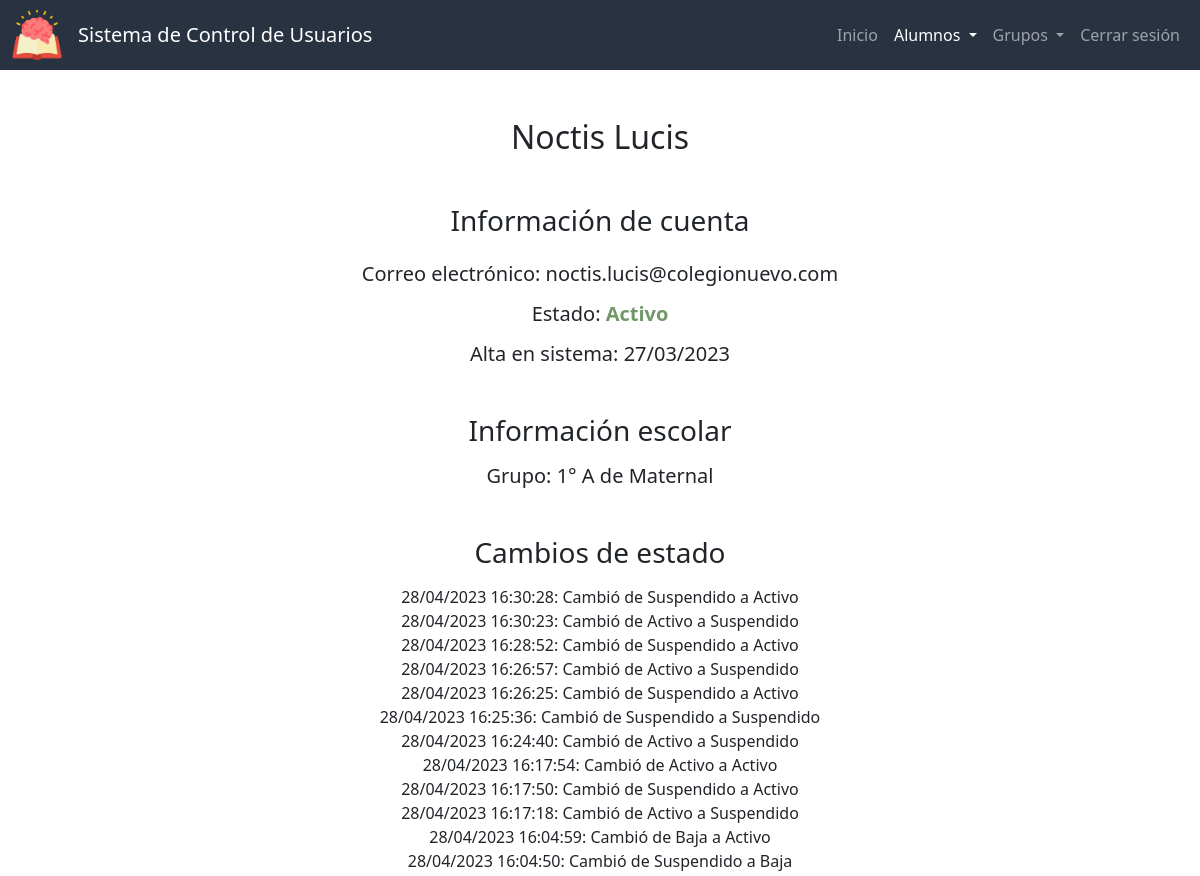
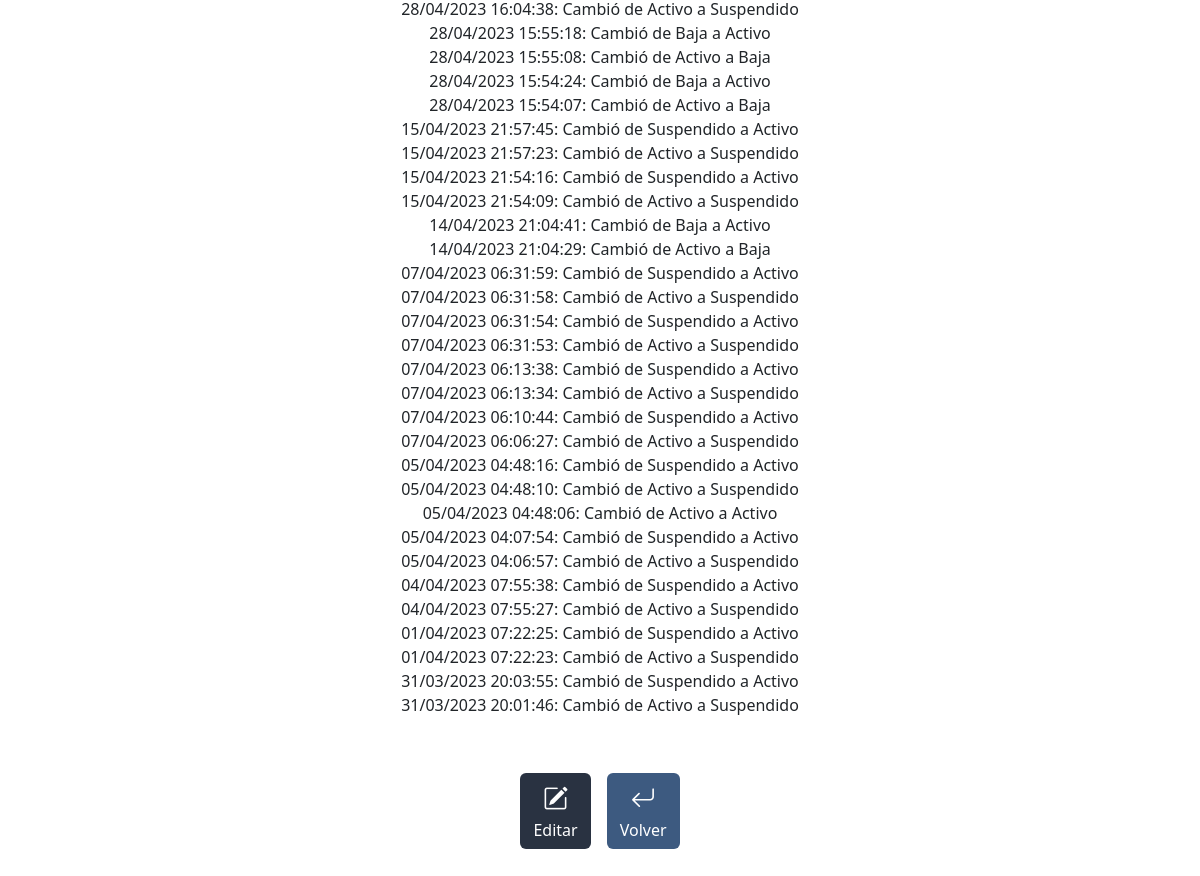
Screenshot of /ver_alumno?id=6 (signed in) with the database file from the repository (2 pictures, top to bottom).
### app.py (models this page shows, shortened)
class Alumnos(db.Model):
    id = db.Column(db.Integer, primary_key=True)
    nombre = db.Column(db.String(50), nullable=False)
    apellidos = db.Column(db.String(50), nullable=False)
    correo = db.Column(db.String(50), nullable=False, unique=True)
    estado = db.Column(db.Integer, nullable=False, default=0) # 0 - activo, 1 - suspendido, 2 - baja
    fecha_de_creacion = db.Column(db.DateTime, nullable=False, default=datetime.now)

class Grupos(db.Model):
    id = db.Column(db.Integer, primary_key=True)
    seccion = db.Column(db.String(50), nullable=False)
    grado = db.Column(db.Integer, nullable=False)
    grupo = db.Column(db.String(1), nullable=False)

class CambiosEstado(db.Model):
    id = db.Column(db.Integer, primary_key=True)
    id_alumno = db.Column(db.Integer, db.ForeignKey('alumnos.id'), nullable=False)
    fecha = db.Column(db.DateTime, nullable=False, default=datetime.utcnow)
    estado_anterior = db.Column(db.Integer, nullable=False)
    estado_nuevo = db.Column(db.Integer, nullable=False)

### app.py (the view)
@app.route('/ver_alumno')
@login_required
def ver_alumno():
    id = request.args.get("id")
    alumno = db.session.query(Alumnos).filter_by(id=id).first()
    cambios = db.session.query(CambiosEstado).filter_by(id_alumno=id).order_by(CambiosEstado.fecha.desc()).all()
    id_grupo = db.session.query(alumnos_por_grupo.c.id_grupo).filter_by(id_alumno=id).first()
    if id_grupo:
        id_grupo = id_grupo[0]
        grupo_actual = db.session.query(Grupos).filter_by(id=id_grupo).first()
    else:
        grupo_actual = None
    return render_template("ver_alumno.html", active="Alumno", grupo_actual=grupo_actual, alumno=alumno, colores=COLORES, cambios=cambios, estados=ESTADOSV)

### app.py (called while the page is built)
def login_required(f):
    @wraps(f)
    def decorated_function(*args, **kwargs):
        if session.get("user_id") is None:
            return redirect("/login")
        return f(*args, **kwargs)
    return decorated_function

### templates/ver_alumno.html (shortened to what this page needs)
{% extends "layout.html" %}
{% block main %}
    <h2 class="mb-5">{{ alumno.nombre }} {{ alumno.apellidos }}</h2>
    <h3 class="mb-4">Información de cuenta</h3>
    <h5 class="mb-3">Correo electrónico: {{ alumno.correo }}</h5>
    <h5 class="mb-3">Estado: <span style="color:{{ colores[estados[alumno.estado]] }}; font-weight: bold;">{{ estados[alumno.estado] }}</span></h5>
    <h5 class="mb-5">Alta en sistema: {{ alumno.fecha_de_creacion.strftime('%d/%m/%Y') }}</h5>
    <h3 class="mb-3">Información escolar</h3>
    <h5 class="mb-5">{% if grupo_actual %} Grupo: {% else %} No hay grupos para mostrar {% endif %}
        {% if grupo_actual.grado %} {{ grupo_actual.grado }}° {% set x=" de " %}{% endif %}
        {% if grupo_actual.grupo %}{{ grupo_actual.grupo }} {% set x=" de " %} {% endif %}
        {% if grupo_actual.seccion %}{{ x }}{{ grupo_actual.seccion }}{% endif %}
    </h5>
    {% if cambios %}
        <h3 class="mb-3">Cambios de estado</h3>
        <div class="mb-5" id="log">
            {% for cambio in cambios %}
                {{ cambio.fecha.strftime('%d/%m/%Y %H:%M:%S') }}: Cambió de {{ estados[cambio.estado_anterior] }} a {{ estados[cambio.estado_nuevo] }} <br>
            {% endfor %}
        </div>
    {% endif %}
    <div class="p-2 btn-group">
        <form action="/editar_alumno">
            <button type="submit" class="btn-bi btn color-primario mx-2" title="Editar"><i class="bi bi-pencil-square"></i><div>Editar</div></button>
        </form>
        <form action="/lista_alumnos">
            <button type="submit" class="btn-big btn ver mx-2" title="Volver"><i class="bi bi-arrow-return-left"></i><div>Volver</div></button>
        </form>
    </div>
{% endblock %}

### static/styles.css (style rules this page uses)
:root { --color-primario: #293241; --color-primario-active: #3b4f69; --color-primario-hover: #334458; --letra-primario: white; --letra-primario-inactive: #9A9EA5; --letra-primario-hover: #C9CBCF; --verde: #729869; --verde-active: #588559; --amarillo: #D69900; --amarillo-active: #b17900; --color-ver: #3D5A80; --color-ver-active: #5281a7; --gris: #a5a5a5; --gris-active: #969696; --gris-oscuro: #7c7c7c; --gris-oscuro-active: #646464; }
.color-primario { background-color: var(--color-primario); color: var(--letra-primario); }
.btn.edit, .btn-big { transition: transform 0.2s ease-in-out; }
.ver { background-color: var(--color-ver); color: var(--letra-primario); }
.bi { font-size: 25px; color: var(--letra-primario); }

### rows the page displays
Alumnos: nombre "Noctis", apellidos "Lucis", correo "noctis.lucis@colegionuevo.com", estado "Activo", fecha_de_creacion "27/03/2023"
Grupos: grado "1", grupo "A", seccion "Maternal"
CambiosEstado: fecha "28/04/2023 16:30:28", estado_anterior "Suspendido", estado_nuevo "Activo"
CambiosEstado: fecha "28/04/2023 16:30:23", estado_anterior "Activo", estado_nuevo "Suspendido"
CambiosEstado: fecha "28/04/2023 16:28:52", estado_anterior "Suspendido", estado_nuevo "Activo"
CambiosEstado: fecha "28/04/2023 16:26:57", estado_anterior "Activo", estado_nuevo "Suspendido"
CambiosEstado: fecha "28/04/2023 16:26:25", estado_anterior "Suspendido", estado_nuevo "Activo"
CambiosEstado: fecha "28/04/2023 16:25:36", estado_anterior "Suspendido", estado_nuevo "Suspendido"
CambiosEstado: fecha "28/04/2023 16:24:40", estado_anterior "Activo", estado_nuevo "Suspendido"
CambiosEstado: fecha "28/04/2023 16:17:54", estado_anterior "Activo", estado_nuevo "Activo"
CambiosEstado: fecha "28/04/2023 16:17:50", estado_anterior "Suspendido", estado_nuevo "Activo"
CambiosEstado: fecha "28/04/2023 16:17:18", estado_anterior "Activo", estado_nuevo "Suspendido"
CambiosEstado: fecha "28/04/2023 16:04:59", estado_anterior "Baja", estado_nuevo "Activo"
CambiosEstado: fecha "28/04/2023 16:04:50", estado_anterior "Suspendido", estado_nuevo "Baja"
CambiosEstado: fecha "28/04/2023 16:04:38", estado_anterior "Activo", estado_nuevo "Suspendido"
CambiosEstado: fecha "28/04/2023 15:55:18", estado_anterior "Baja", estado_nuevo "Activo"
CambiosEstado: fecha "28/04/2023 15:55:08", estado_anterior "Activo", estado_nuevo "Baja"
CambiosEstado: fecha "28/04/2023 15:54:24", estado_anterior "Baja", estado_nuevo "Activo"
CambiosEstado: fecha "28/04/2023 15:54:07", estado_anterior "Activo", estado_nuevo "Baja"
CambiosEstado: fecha "15/04/2023 21:57:45", estado_anterior "Suspendido", estado_nuevo "Activo"
CambiosEstado: fecha "15/04/2023 21:57:23", estado_anterior "Activo", estado_nuevo "Suspendido"
CambiosEstado: fecha "15/04/2023 21:54:16", estado_anterior "Suspendido", estado_nuevo "Activo"
CambiosEstado: fecha "15/04/2023 21:54:09", estado_anterior "Activo", estado_nuevo "Suspendido"
CambiosEstado: fecha "14/04/2023 21:04:41", estado_anterior "Baja", estado_nuevo "Activo"
CambiosEstado: fecha "14/04/2023 21:04:29", estado_anterior "Activo", estado_nuevo "Baja"
CambiosEstado: fecha "07/04/2023 06:31:59", estado_anterior "Suspendido", estado_nuevo "Activo"
CambiosEstado: fecha "07/04/2023 06:31:58", estado_anterior "Activo", estado_nuevo "Suspendido"
CambiosEstado: fecha "07/04/2023 06:31:54", estado_anterior "Suspendido", estado_nuevo "Activo"
CambiosEstado: fecha "07/04/2023 06:31:53", estado_anterior "Activo", estado_nuevo "Suspendido"
CambiosEstado: fecha "07/04/2023 06:13:38", estado_anterior "Suspendido", estado_nuevo "Activo"
CambiosEstado: fecha "07/04/2023 06:13:34", estado_anterior "Activo", estado_nuevo "Suspendido"
CambiosEstado: fecha "07/04/2023 06:10:44", estado_anterior "Suspendido", estado_nuevo "Activo"
CambiosEstado: fecha "07/04/2023 06:06:27", estado_anterior "Activo", estado_nuevo "Suspendido"
CambiosEstado: fecha "05/04/2023 04:48:16", estado_anterior "Suspendido", estado_nuevo "Activo"
CambiosEstado: fecha "05/04/2023 04:48:10", estado_anterior "Activo", estado_nuevo "Suspendido"
CambiosEstado: fecha "05/04/2023 04:48:06", estado_anterior "Activo", estado_nuevo "Activo"
CambiosEstado: fecha "05/04/2023 04:07:54", estado_anterior "Suspendido", estado_nuevo "Activo"
CambiosEstado: fecha "05/04/2023 04:06:57", estado_anterior "Activo", estado_nuevo "Suspendido"
CambiosEstado: fecha "04/04/2023 07:55:38", estado_anterior "Suspendido", estado_nuevo "Activo"
CambiosEstado: fecha "04/04/2023 07:55:27", estado_anterior "Activo", estado_nuevo "Suspendido"
CambiosEstado: fecha "01/04/2023 07:22:25", estado_anterior "Suspendido", estado_nuevo "Activo"
CambiosEstado: fecha "01/04/2023 07:22:23", estado_anterior "Activo", estado_nuevo "Suspendido"
CambiosEstado: fecha "31/03/2023 20:03:55", estado_anterior "Suspendido", estado_nuevo "Activo"
CambiosEstado: fecha "31/03/2023 20:01:46", estado_anterior "Activo", estado_nuevo "Suspendido"

### other values shown
{{ x }} "de"
